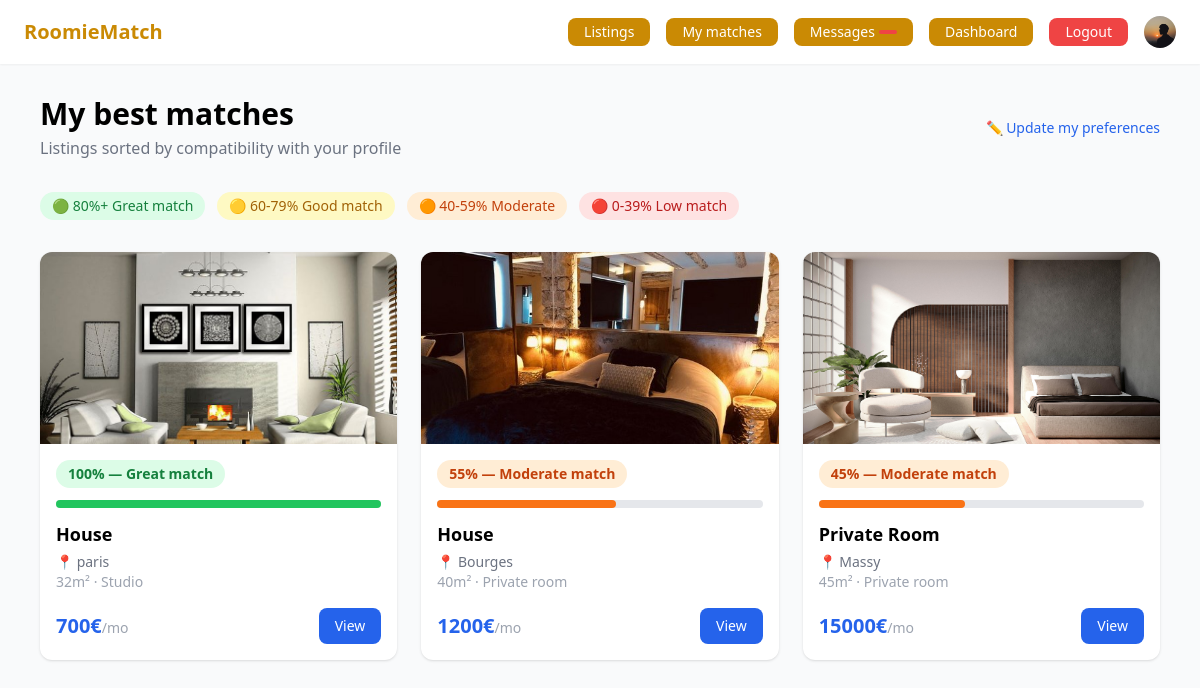
The page /matches/ (signed in) on the database its author committed.
### accounts/models.py (models this page shows, shortened)
class User(AbstractUser):
    class Role(models.TextChoices):
        SEEKER = 'seeker', 'Seeker'    # looking for a room
        OWNER  = 'owner',  'Owner'     # offering a room
    role   = models.CharField(max_length=20, choices=Role.choices, default=Role.SEEKER)
    avatar = models.ImageField(upload_to='avatars/', null=True, blank=True)
    phone  = models.CharField(max_length=20, blank=True)
    bio    = models.TextField(blank=True)
    city   = models.CharField(max_length=100, blank=True)
    def is_seeker(self):
        return self.role == self.Role.SEEKER
    def is_owner(self):
        return self.role == self.Role.OWNER

### listings/models.py (models this page shows, shortened)
class Listing(models.Model):
    class Status(models.TextChoices):
        ACTIVE   = 'active',   'Active'
        INACTIVE = 'inactive', 'Inactive'
        RENTED   = 'rented',   'Rented'
    class RoomType(models.TextChoices):
        PRIVATE = 'private', 'Private room'
        SHARED  = 'shared',  'Shared room'
        STUDIO  = 'studio',  'Studio'
    owner       = models.ForeignKey(User, on_delete=models.CASCADE, related_name='listings')
    title       = models.CharField(max_length=200)
    description = models.TextField()
    city        = models.CharField(max_length=100)
    address     = models.CharField(max_length=255, blank=True)
    price       = models.PositiveIntegerField(help_text='Monthly rent in €')
    size        = models.PositiveIntegerField(help_text='Room size in m²')
    room_type   = models.CharField(max_length=20, choices=RoomType.choices, default=RoomType.PRIVATE)
    status      = models.CharField(max_length=20, choices=Status.choices, default=Status.ACTIVE)
    pets_allowed   = models.BooleanField(default=False)
    smoking_allowed = models.BooleanField(default=False)
    students_allowed = models.BooleanField(default=True)
    preferred_schedule = models.CharField(
        max_length=20,
        choices=[('early', 'Early bird'), ('night', 'Night owl'), ('normal', 'Standard')],
        default='normal'
    )
    preferred_noise = models.CharField(
        max_length=20,
        choices=[('quiet', 'Quiet'), ('medium', 'Moderate'), ('loud', 'Lively')],
        default='medium'
    )
    available_from = models.DateField()
    created_at     = models.DateTimeField(auto_now_add=True)
    updated_at     = models.DateTimeField(auto_now=True)
    class Meta:
        ordering = ['-created_at']
    def get_main_photo(self):
        return self.photos.first()

class ListingPhoto(models.Model):
    listing  = models.ForeignKey(Listing, on_delete=models.CASCADE, related_name='photos')
    image    = models.ImageField(upload_to='listings/')
    caption  = models.CharField(max_length=100, blank=True)
    order    = models.PositiveIntegerField(default=0)
    class Meta:
        ordering = ['order']

### matching/views.py (the view)
# urls.py: path('matches/', views.best_matches, name='best_matches'),
@login_required
def best_matches(request):
    if not request.user.is_seeker():
        return redirect('dashboard')
    try:
        profile  = request.user.seeker_profile
    except Exception:
        return redirect('profile')
    listings = Listing.objects.filter(status='active').prefetch_related('photos')
    scored_listings = []
    for listing in listings:
        score = calculate_score(profile, listing)
        CompatibilityScore.objects.update_or_create(
            seeker  = request.user,
            listing = listing,
            defaults = {'score': score}
        )
        listing.score       = score
        listing.score_label = get_score_label(score)
        listing.score_color = get_score_color(score)
        scored_listings.append(listing)
    scored_listings.sort(key=lambda x: x.score, reverse=True)
    paginator   = Paginator(scored_listings, 9)
    page_number = request.GET.get('page', 1)
    page_obj    = paginator.get_page(page_number)
    return render(request, 'matching/best_matches.html', {
        'page_obj': page_obj,
    })

### matching/utils.py (called while the page is built)
def _noise_to_int(noise_level):
    mapping = {'quiet': 1, 'medium': 2, 'loud': 3}
    return mapping.get(noise_level, 2)

def get_score_label(score):
    if score >= 80:
        return 'Great match'
    elif score >= 60:
        return 'Good match'
    elif score >= 40:
        return 'Moderate match'
    else:
        return 'Low match'

def get_score_color(score):
    if score >= 80:
        return 'bg-green-100 text-green-700'
    elif score >= 60:
        return 'bg-yellow-100 text-yellow-700'
    elif score >= 40:
        return 'bg-orange-100 text-orange-700'
    else:
        return 'bg-red-100 text-red-700'

### templates/matching/best_matches.html (shortened to what this page needs)
{% extends 'base.html' %}
{% block content %}
<div class="flex justify-between items-center mb-8">
  <div>
    <h1 class="text-3xl font-bold">My best matches</h1>
    <p class="text-gray-500 mt-1">Listings sorted by compatibility with your profile</p>
  </div>
  <a href="{% url 'profile' %}" class="text-blue-600 hover:underline text-sm">
    ✏️ Update my preferences
  </a>
</div>
<div class="flex gap-3 mb-8 flex-wrap">
  <span class="px-3 py-1 rounded-full text-sm bg-green-100 text-green-700">🟢 80%+ Great match</span>
  <span class="px-3 py-1 rounded-full text-sm bg-yellow-100 text-yellow-700">🟡 60-79% Good match</span>
  <span class="px-3 py-1 rounded-full text-sm bg-orange-100 text-orange-700">🟠 40-59% Moderate</span>
  <span class="px-3 py-1 rounded-full text-sm bg-red-100 text-red-700">🔴 0-39% Low match</span>
</div>
<div class="grid grid-cols-1 md:grid-cols-2 lg:grid-cols-3 gap-6">
  {% for listing in page_obj %}
    <div class="bg-white rounded-xl shadow hover:shadow-md transition overflow-hidden">
      {% with listing.get_main_photo as photo %}
        {% if photo %}
          <img src="{{ photo.image.url }}" class="w-full h-48 object-cover" />
        {% else %}
          <div class="w-full h-48 bg-gray-100 flex items-center justify-center text-4xl">🏠</div>
        {% endif %}
      {% endwith %}
      <div class="p-4">
        <div class="flex items-center gap-2 mb-3">
          <span class="px-3 py-1 rounded-full text-sm font-semibold {{ listing.score_color }}">
            {{ listing.score }}% — {{ listing.score_label }}
          </span>
        </div>
        <div class="w-full bg-gray-200 rounded-full h-2 mb-3">
          <div class="h-2 rounded-full
            {% if listing.score >= 80 %}bg-green-500
            {% elif listing.score >= 60 %}bg-yellow-500
            {% elif listing.score >= 40 %}bg-orange-500
            {% else %}bg-red-500{% endif %}"
            style="width: {{ listing.score }}%">
          </div>
        </div>
        <h3 class="font-semibold text-lg">{{ listing.title }}</h3>
        <p class="text-gray-500 text-sm mt-1">📍 {{ listing.city }}</p>
        <p class="text-gray-400 text-sm">{{ listing.size }}m² · {{ listing.get_room_type_display }}</p>
        <div class="flex items-center justify-between mt-4">
          <span class="text-blue-600 font-bold text-xl">
            {{ listing.price }}€<span class="text-sm font-normal text-gray-400">/mo</span>
          </span>
          <a href="{% url 'listings:detail' listing.pk %}"
             class="bg-blue-600 text-white px-4 py-2 rounded-lg text-sm hover:bg-blue-700">
            View
          </a>
        </div>
      </div>
    </div>
  {% endfor %}
</div>
{% endblock %}

### templates/base.html (shortened to what this page needs)
<!DOCTYPE html>
<html lang="en">
<head>
  <script src="https://cdn.tailwindcss.com"></script>
</head>
<body class="bg-gray-50 min-h-screen">
  <nav class="bg-white shadow-sm px-6 py-4 flex items-center justify-between">
    <a href="/" class="text-xl font-bold text-yellow-600">RoomieMatch</a>
    <div class="flex items-center gap-4 text-sm">
      <a href="{% url 'listings:list' %}" class="bg-yellow-600 text-white px-4 py-1 rounded-lg">
        Listings
      </a>
      {% if user.is_authenticated %}
        {% if user.is_seeker %}
          <a href="{% url 'matching:best_matches' %}" class="bg-yellow-600 text-white px-4 py-1 rounded-lg">
            My matches
          </a>
        {% endif %}
        <a href="{% url 'messaging:inbox' %}" class="relative bg-yellow-600 text-white px-4 py-1 rounded-lg flex items-center gap-1">
           Messages
          <span id="unread-count"
                hx-get="{% url 'messaging:unread_count' %}"
                hx-trigger="load, every 30s"
                hx-swap="innerHTML"
                class="bg-red-500 text-white text-xs rounded-full px-1.5 py-0.5 min-w-[18px] text-center">
          </span>
        </a>
        <a href="{% url 'dashboard' %}" class="bg-yellow-600 text-white px-4 py-1 rounded-lg">
          Dashboard
        </a>
        <a href="{% url 'logout' %}" class="bg-red-500 text-white px-4 py-1 rounded-lg hover:bg-red-600">
          Logout
        </a>
        <a href="{% url 'profile' %}" class="flex items-center gap-2 hover:opacity-80">
          {% if user.avatar %}
            <img src="{{ user.avatar.url }}" class="w-8 h-8 rounded-full object-cover" />
          {% else %}
            <div class="w-8 h-8 rounded-full bg-blue-100 flex items-center justify-center text-sm font-bold text-blue-600">
              {{ user.username|first|upper }}
            </div>
          {% endif %}
        </a>
      {% else %}
        <a href="{% url 'login' %}"    class="bg-yellow-600 text-white px-4 py-1 rounded-lg hover:text-blue-600">Login</a>
        <a href="{% url 'register' %}" class="bg-blue-600 text-white px-4 py-1 rounded-lg hover:bg-blue-700">
          Sign Up
        </a>
      {% endif %}
    </div>
  </nav>
  <main class="max-w-6xl mx-auto px-4 py-8">
    {% block content %}{% endblock %}
  </main>
</body>
</html>

### rows shown on the page
User: avatar (picture)
Listing: get_main_photo.image (picture), score "100", score_label "Great match", title "House", city "paris", size "32", room_type "Studio", price "700"
Listing: get_main_photo.image (picture), score "55", score_label "Moderate match", title "House", city "Bourges", size "40", room_type "Private room", price "1200"
Listing: get_main_photo.image (picture), score "45", score_label "Moderate match", title "Private Room", city "Massy", size "45", room_type "Private room", price "15000"
